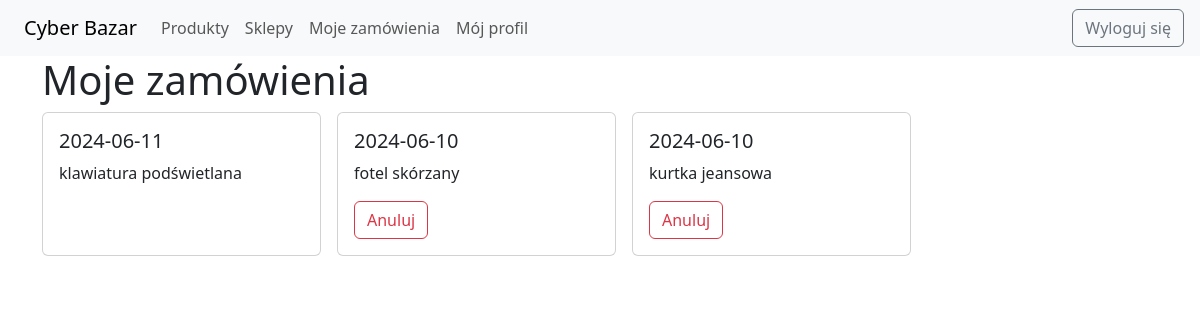
The app's page /project/orders.php (signed in) with its own data.
### tables this page shows
CREATE TABLE `zamowienia` (
  `idz` int(8) NOT NULL,
  `data` date NOT NULL,
  `u_id` int(8) DEFAULT NULL,
  `p_id` int(8) DEFAULT NULL
);

CREATE TABLE `produkty` (
  `idp` int(8) NOT NULL,
  `nazwa` varchar(128) NOT NULL,
  `cena` float(10,2) NOT NULL,
  `kategoria` enum('ubrania','jedzenie','elektronika','meble') NOT NULL
);

### project/orders.php (the view, shortened to what this page needs)
<!DOCTYPE html>
<html lang="en">
<head>
    <link href="https://cdn.jsdelivr.net/npm/bootstrap@5.3.3/dist/css/bootstrap.min.css"
        rel="stylesheet"
 />
</head>
<body>
<?php
include 'navbar.php';
?>
<div class='container'>
<h1>Moje zamówienia</h1>
<div class='d-flex flex-wrap'>
<?php
    $conn = connection();
    $idu = $_SESSION['idu'];
    $orders_query = "SELECT * from zamowienia JOIN produkty ON idp=p_id WHERE u_id=".$idu." ORDER BY data DESC";
    $result = mysqli_query($conn, $orders_query);
    if ($result) {
        while ($row = mysqli_fetch_assoc($result)) {
            echo '<div class="card w-25 mb-3 me-3">
            <div class="card-body">
                <h5 class="card-title">'.$row['data'].'</h5>
                <p class="card-text">'.$row['nazwa'].'</p>';
                if($row['data'] == date("Y-m-d")){
                    echo '<form method="POST" action="./cancel_order.php">
                    <input type="hidden" name="cancel_order" value='.$row['idz'].'>
                    <button type="submit" class="btn btn-outline-danger">Anuluj</button>
                    </form>';
                }
            echo '</div>
            </div>';
        }
    }
?>
</div>
</div>
</body>
</html>

### records on screen
zamowienia: data "2024-06-11", p.nazwa "klawiatura podświetlana"
zamowienia: data "2024-06-10", p.nazwa "fotel skórzany"
zamowienia: data "2024-06-10", p.nazwa "kurtka jeansowa"
